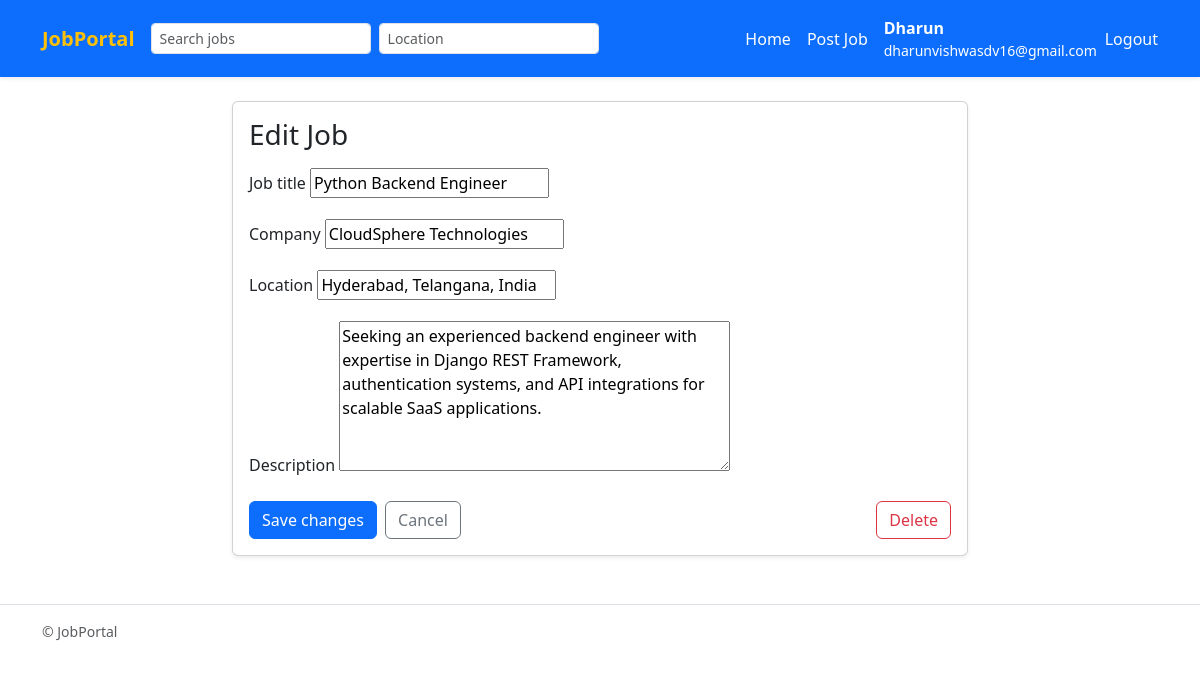
Page /job/2/update/ (signed in) on the committed database.
### jobs/models.py (models this page shows, shortened)
class Job(models.Model):
    poster = models.ForeignKey(User, on_delete=models.CASCADE, related_name="posted_jobs")
    title = models.CharField(max_length=255)
    company = models.CharField(max_length=255)
    description = models.TextField()
    location = models.CharField(max_length=255, blank=True)
    created_at = models.DateTimeField(auto_now_add=True)
    updated_at = models.DateTimeField(auto_now=True)
    class Meta:
        ordering = ["-created_at"]
        indexes = [models.Index(fields=["title"]), models.Index(fields=["company"]), models.Index(fields=["location"])]

### jobs/views.py (the view)
# urls.py: path("job/<int:pk>/update/", views.JobUpdateView.as_view(), name="job_update"),
class JobUpdateView(LoginRequiredMixin, UserPassesTestMixin, UpdateView):
    model = Job
    form_class = JobForm
    template_name = "jobs/job_form.html"
    def test_func(self):
        job = self.get_object()
        return job.poster == self.request.user

### jobs/forms.py
class JobForm(forms.ModelForm):
    class Meta:
        model = Job
        fields = ("title", "company", "description", "location")
        widgets = {
            "description": forms.Textarea(attrs={"rows": 6}),
            "title": forms.TextInput(attrs={"placeholder": "Job title"}),
            "company": forms.TextInput(attrs={"placeholder": "Company name"}),
            "location": forms.TextInput(attrs={"placeholder": "City, State, Country"}),
        }

### jobs/templates/jobs/job_form.html (shortened to what this page needs)
{% extends 'jobs/base.html' %}
{% block content %}
<div class="row justify-content-center">
  <div class="col-lg-8">
    <div class="card shadow-sm">
      <div class="card-body">
        <h3 class="card-title mb-3">{% if object %}Edit Job{% else %}Post a New Job{% endif %}</h3>
        <form method="post" novalidate>
          <div class="mb-3">
            <label class="form-label" for="{{ form.title.id_for_label }}">Job title</label>
            {{ form.title }}
          </div>
          <div class="mb-3">
            <label class="form-label" for="{{ form.company.id_for_label }}">Company</label>
            {{ form.company }}
          </div>
          <div class="mb-3">
            <label class="form-label" for="{{ form.location.id_for_label }}">Location</label>
            {{ form.location }}
          </div>
          <div class="mb-3">
            <label class="form-label" for="{{ form.description.id_for_label }}">Description</label>
            {{ form.description }}
          </div>
          <div class="d-flex gap-2">
            <button type="submit" class="btn btn-primary">
              {% if object %}Save changes{% else %}Post job{% endif %}
            </button>
            <a href="{% if object %}{% url 'jobs:job_detail' object.pk %}{% else %}{% url 'jobs:job_list' %}{% endif %}"
               class="btn btn-outline-secondary">Cancel</a>
            {% if object and user == object.poster %}
              <a href="{% url 'jobs:job_delete' object.pk %}" class="btn btn-outline-danger ms-auto"
                 onclick="return confirm('Delete this job?');">Delete</a>
            {% endif %}
          </div>
        </form>
      </div>
    </div>
  </div>
</div>
{% endblock %}

### jobs/templates/jobs/base.html (shortened to what this page needs)
{% load static %}
<!doctype html>
<html lang="en">
<head>
  <link href="https://cdn.jsdelivr.net/npm/bootstrap@5.3.0/dist/css/bootstrap.min.css" rel="stylesheet">
</head>
<body>
<nav class="navbar navbar-expand-lg navbar-primary bg-primary shadow-sm">
  <div class="container">
    <a class="navbar-brand  text-warning fw-bold" href="{% url 'jobs:job_list' %}">JobPortal</a>
    <div class="collapse navbar-collapse" id="mainNav">
      <form class="d-flex me-auto" method="get" action="{% url 'jobs:job_list' %}">
        <input name="q" class="form-control form-control-sm me-2" type="search" placeholder="Search jobs" aria-label="Search"
               value="{{ request.GET.q|default:'' }}">
        <input name="location" class="form-control form-control-sm me-2" type="search" placeholder="Location"
               value="{{ request.GET.location|default:'' }}">
        <button class="btn btn-sm btn-outline-primary" type="submit">Search</button>
      </form>
      <ul class="navbar-nav ms-auto mb-2 mb-lg-0 align-items-center">
        {% if user.is_authenticated %}
          {% if user.profile.is_employer %}
          <li class="nav-item">
              <a class="nav-link text-white" href="{% url 'jobs:job_list' %}">Home</a>
            </li>
            <li class="nav-item">
              <a class="nav-link text-white" href="{% url 'jobs:job_create' %}">Post Job</a>
            </li>
          {% else %}
            <li class="nav-item">
              <a class="nav-link text-white" href="{% url 'jobs:job_list' %}">Jobs</a>
            </li>
          {% endif %}
           <li class="nav-item">
            <a class="nav-link text-white" href="#">
              <strong>{{ user.username }}</strong>
              {% if user.email %}<small class="text-white d-block">{{ user.email }}</small>{% endif %}
            </a>
          </li>
          <li class="nav-item">
            <form method="post" action="{% url 'logout' %}" style="display:inline;">
  <button type="submit" class="btn btn-link nav-link p-0 text-white">Logout</button>
</form>
          </li>
        {% endif %}
      </ul>
    </div>
  </div>
</nav>
<main class="container py-4">
  {% block content %}{% endblock %}
</main>
<footer class="border-top py-3 mt-4">
  <div class="container text-muted small">
    &copy; {{ now.year }} JobPortal
  </div>
</footer>
</body>
</html>

### jobs/templates/jobs/base.html (style rules this page uses)
.nav-item .nav-link { white-space: nowrap; }

### rows in the picture
Job: title "Python Backend Engineer", company "CloudSphere Technologies", location "Hyderabad, Telangana, India", description "Seeking an experienced backend engineer with expertise in Django REST Framework, authentication systems, and API integrations for scalable SaaS applications."

### other values in the picture
{{ user.username }} "Dharun"
{{ user.email }} "dharunvishwasdv16@gmail.com"
